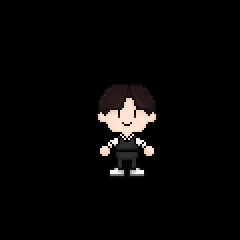

Rendered tile map (Tiled .tmx) drawn with the repository's tilesets; below, a short description and the full map source, tile grids included:
An orthogonal 24x24 tile map with 10x10 px tiles, 2 tile layers (Upper, Lower).

<map version="1.5" tiledversion="1.7.0" orientation="orthogonal" renderorder="right-down" width="24" height="24" tilewidth="10" tileheight="10" infinite="0" nextlayerid="4" nextobjectid="2">
 <tileset firstgid="1" source="SieunTileset.tsx" />
 <layer id="1" name="Upper" width="24" height="24">
  <data encoding="csv">
0,0,0,0,0,0,0,0,0,0,0,0,0,0,0,0,0,0,0,0,0,0,0,0,
0,0,0,0,0,0,0,0,0,0,0,0,0,0,0,0,0,0,0,0,0,0,0,0,
0,0,0,0,0,0,0,0,0,0,0,0,0,0,0,0,0,0,0,0,0,0,0,0,
0,0,0,0,0,0,0,0,0,0,0,0,0,0,0,0,0,0,0,0,0,0,0,0,
0,0,0,0,0,0,0,0,0,0,0,0,0,0,0,0,0,0,0,0,0,0,0,0,
0,0,0,0,0,0,0,0,0,0,0,0,0,0,0,0,0,0,0,0,0,0,0,0,
0,0,0,0,0,0,0,0,0,0,0,0,0,0,0,0,0,0,0,0,0,0,0,0,
0,0,0,0,0,0,0,0,0,0,0,0,0,0,0,0,0,0,0,0,0,0,0,0,
0,0,0,0,0,0,0,0,0,2,3,4,5,6,7,8,0,0,0,0,0,0,0,0,
0,0,0,0,0,0,0,0,0,12,13,14,15,16,17,18,0,0,0,0,0,0,0,0,
0,0,0,0,0,0,0,0,0,22,23,24,25,26,27,28,0,0,0,0,0,0,0,0,
0,0,0,0,0,0,0,0,0,0,0,0,0,0,0,0,0,0,0,0,0,0,0,0,
0,0,0,0,0,0,0,0,0,0,0,0,0,0,0,0,0,0,0,0,0,0,0,0,
0,0,0,0,0,0,0,0,0,0,0,0,0,0,0,0,0,0,0,0,0,0,0,0,
0,0,0,0,0,0,0,0,0,0,0,0,0,0,0,0,0,0,0,0,0,0,0,0,
0,0,0,0,0,0,0,0,0,0,0,0,0,0,0,0,0,0,0,0,0,0,0,0,
0,0,0,0,0,0,0,0,0,0,0,0,0,0,0,0,0,0,0,0,0,0,0,0,
0,0,0,0,0,0,0,0,0,0,0,0,0,0,0,0,0,0,0,0,0,0,0,0,
0,0,0,0,0,0,0,0,0,0,0,0,0,0,0,0,0,0,0,0,0,0,0,0,
0,0,0,0,0,0,0,0,0,0,0,0,0,0,0,0,0,0,0,0,0,0,0,0,
0,0,0,0,0,0,0,0,0,0,0,0,0,0,0,0,0,0,0,0,0,0,0,0,
0,0,0,0,0,0,0,0,0,0,0,0,0,0,0,0,0,0,0,0,0,0,0,0,
0,0,0,0,0,0,0,0,0,0,0,0,0,0,0,0,0,0,0,0,0,0,0,0,
0,0,0,0,0,0,0,0,0,0,0,0,0,0,0,0,0,0,0,0,0,0,0,0
</data>
 </layer>
 <layer id="2" name="Lower" width="24" height="24">
  <data encoding="csv">
0,0,0,0,0,0,0,0,0,0,0,0,0,0,0,0,0,0,0,0,0,0,0,0,
0,0,0,0,0,0,0,0,0,0,0,0,0,0,0,0,0,0,0,0,0,0,0,0,
0,0,0,0,0,0,0,0,0,0,0,0,0,0,0,0,0,0,0,0,0,0,0,0,
0,0,0,0,0,0,0,0,0,0,0,0,0,0,0,0,0,0,0,0,0,0,0,0,
0,0,0,0,0,0,0,0,0,0,0,0,0,0,0,0,0,0,0,0,0,0,0,0,
0,0,0,0,0,0,0,0,0,0,0,0,0,0,0,0,0,0,0,0,0,0,0,0,
0,0,0,0,0,0,0,0,0,0,0,0,0,0,0,0,0,0,0,0,0,0,0,0,
0,0,0,0,0,0,0,0,0,0,0,0,0,0,0,0,0,0,0,0,0,0,0,0,
0,0,0,0,0,0,0,0,0,0,0,0,0,0,0,0,0,0,0,0,0,0,0,0,
0,0,0,0,0,0,0,0,0,0,0,0,0,0,0,0,0,0,0,0,0,0,0,0,
0,0,0,0,0,0,0,0,0,0,0,0,0,0,0,0,0,0,0,0,0,0,0,0,
0,0,0,0,0,0,0,0,0,32,33,34,35,36,37,38,0,0,0,0,0,0,0,0,
0,0,0,0,0,0,0,0,0,42,43,44,45,46,47,48,0,0,0,0,0,0,0,0,
0,0,0,0,0,0,0,0,0,52,53,54,55,56,57,58,0,0,0,0,0,0,0,0,
0,0,0,0,0,0,0,0,0,62,63,64,65,66,67,68,0,0,0,0,0,0,0,0,
0,0,0,0,0,0,0,0,0,72,73,74,75,76,77,78,0,0,0,0,0,0,0,0,
0,0,0,0,0,0,0,0,0,82,83,84,85,86,87,88,0,0,0,0,0,0,0,0,
0,0,0,0,0,0,0,0,0,92,93,94,95,96,97,98,0,0,0,0,0,0,0,0,
0,0,0,0,0,0,0,0,0,0,0,0,0,0,0,0,0,0,0,0,0,0,0,0,
0,0,0,0,0,0,0,0,0,0,0,0,0,0,0,0,0,0,0,0,0,0,0,0,
0,0,0,0,0,0,0,0,0,0,0,0,0,0,0,0,0,0,0,0,0,0,0,0,
0,0,0,0,0,0,0,0,0,0,0,0,0,0,0,0,0,0,0,0,0,0,0,0,
0,0,0,0,0,0,0,0,0,0,0,0,0,0,0,0,0,0,0,0,0,0,0,0,
0,0,0,0,0,0,0,0,0,0,0,0,0,0,0,0,0,0,0,0,0,0,0,0
</data>
 </layer>
</map>
